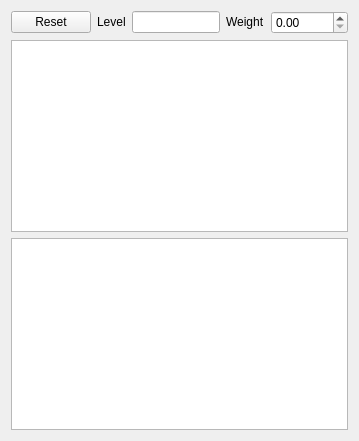
       <widget class="QWidget" name="tab">
        <attribute name="title">
         <string>Pos-Jump</string>
        </attribute>
        <layout class="QGridLayout" name="gridLayout_11">
         <item row="0" column="0">
          <layout class="QHBoxLayout" name="horizontalLayout_22" stretch="1,1,1">
           <item>
            <widget class="QPushButton" name="bntIntPosJumpReset">
             <property name="enabled">
              <bool>true</bool>
             </property>
             <property name="sizePolicy">
              <sizepolicy hsizetype="Fixed" vsizetype="Fixed">
               <horstretch>0</horstretch>
               <verstretch>0</verstretch>
              </sizepolicy>
             </property>
             <property name="text">
              <string>Reset</string>
             </property>
            </widget>
           </item>
           <item>
            <layout class="QHBoxLayout" name="horizontalLayout_24">
             <item>
              <widget class="QLabel" name="label_77">
               <property name="sizePolicy">
                <sizepolicy hsizetype="Fixed" vsizetype="Fixed">
                 <horstretch>0</horstretch>
                 <verstretch>0</verstretch>
                </sizepolicy>
               </property>
               <property name="text">
                <string>Level</string>
               </property>
              </widget>
             </item>
             <item>
              <widget class="QLineEdit" name="txtIntPosJumpLevel"/>
             </item>
            </layout>
           </item>
           <item>
            <layout class="QHBoxLayout" name="horizontalLayout_25">
             <item>
              <widget class="QLabel" name="label_78">
               <property name="sizePolicy">
                <sizepolicy hsizetype="Fixed" vsizetype="Fixed">
                 <horstretch>0</horstretch>
                 <verstretch>0</verstretch>
                </sizepolicy>
               </property>
               <property name="text">
                <string>Weight</string>
               </property>
              </widget>
             </item>
             <item>
              <widget class="QDoubleSpinBox" name="spinIntPosJumpWeight"/>
             </item>
            </layout>
           </item>
          </layout>
         </item>
         <item row="1" column="0">
          <widget class="QtCharts::QChartView" name="chartIntPosJump"/>
         </item>
         <item row="2" column="0">
          <widget class="QtCharts::QChartView" name="chartIntPosJumpDiag"/>
         </item>
        </layout>
       </widget>
